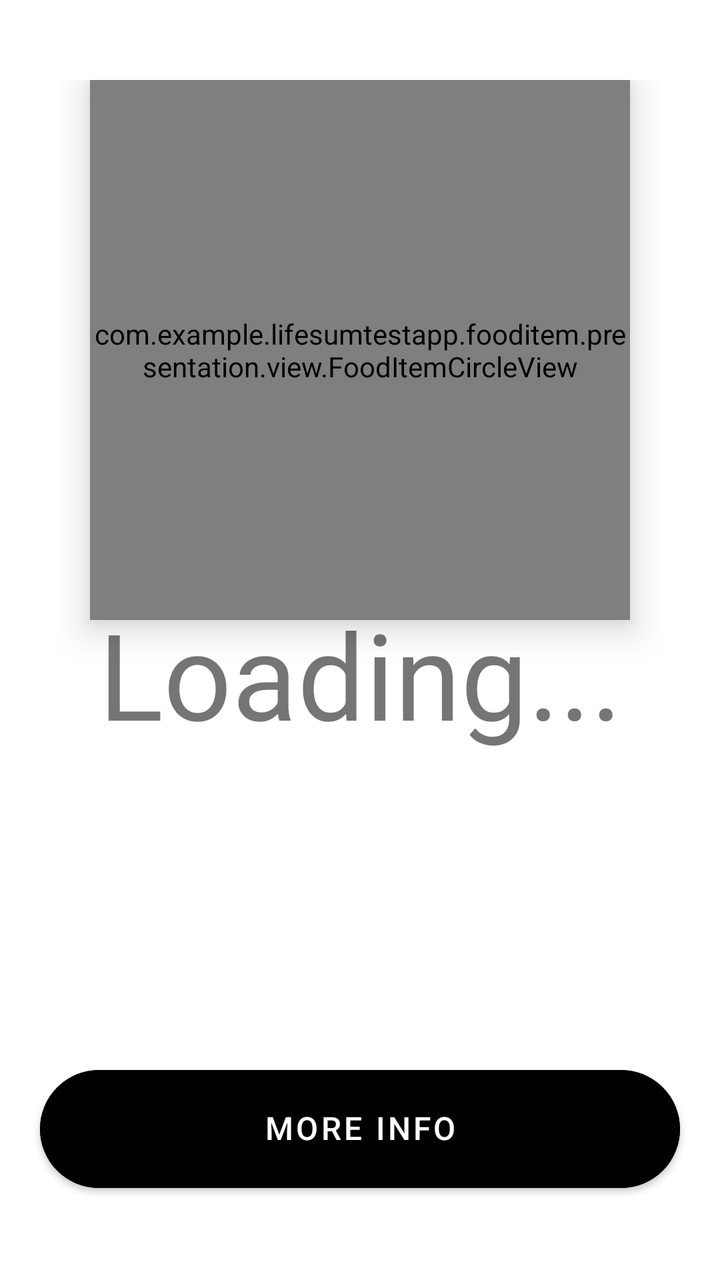
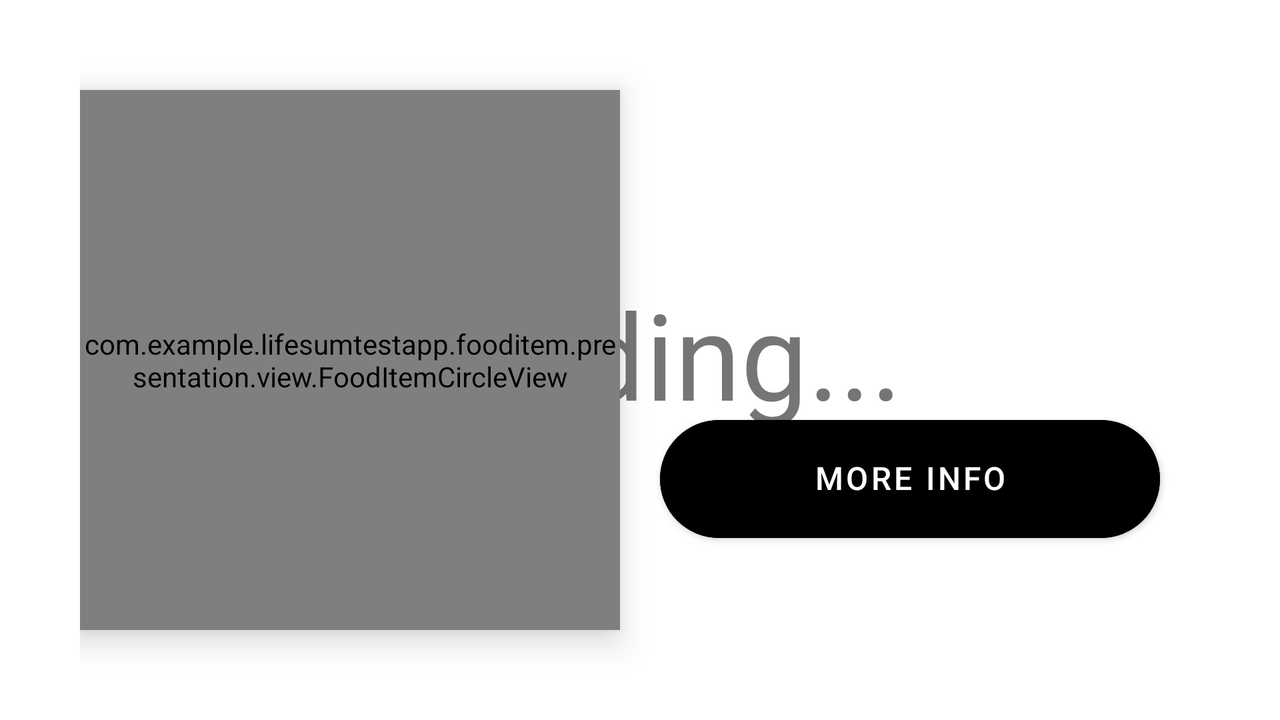

First picture: res/layout/ on a phone held upright. Second picture: the repository's own variant of that layout, on a device whose configuration matches the variant's folder. Source for both follows.
<!-- AndroidManifest.xml: application theme Theme.LifesumTestApp -->
<!-- res/layout/fragment_food_item.xml -->
<?xml version="1.0" encoding="utf-8"?>
<androidx.constraintlayout.widget.ConstraintLayout xmlns:android="http://schemas.android.com/apk/res/android"
    xmlns:app="http://schemas.android.com/apk/res-auto"
    xmlns:tools="http://schemas.android.com/tools"
    android:layout_width="match_parent"
    android:layout_height="match_parent"
    android:paddingTop="40dp"
    tools:context=".fooditem.presentation.FoodItemFragment">

    <com.example.lifesumtestapp.fooditem.presentation.view.FoodItemCircleView
        android:id="@+id/food_item_circle"
        android:layout_width="270dp"
        android:layout_height="270dp"
        android:background="@drawable/food_item_background"
        android:elevation="10dp"
        app:layout_constraintEnd_toEndOf="parent"
        app:layout_constraintStart_toStartOf="parent"
        app:layout_constraintTop_toTopOf="parent" />

    <com.example.lifesumtestapp.fooditem.presentation.view.FoodCompositionItemView
        android:id="@+id/food_composition_carbs"
        android:layout_width="wrap_content"
        android:layout_height="wrap_content"
        android:paddingTop="40dp"
        app:layout_constraintEnd_toStartOf="@id/food_composition_protein"
        app:layout_constraintStart_toStartOf="parent"
        app:layout_constraintTop_toBottomOf="@id/food_item_circle" />

    <com.example.lifesumtestapp.fooditem.presentation.view.FoodCompositionItemView
        android:id="@+id/food_composition_protein"
        android:layout_width="wrap_content"
        android:layout_height="wrap_content"
        android:paddingTop="40dp"
        app:layout_constraintEnd_toStartOf="@id/food_composition_fat"
        app:layout_constraintStart_toEndOf="@id/food_composition_carbs"
        app:layout_constraintTop_toBottomOf="@id/food_item_circle" />

    <com.example.lifesumtestapp.fooditem.presentation.view.FoodCompositionItemView
        android:id="@+id/food_composition_fat"
        android:layout_width="wrap_content"
        android:layout_height="wrap_content"
        android:paddingTop="40dp"
        app:layout_constraintEnd_toEndOf="parent"
        app:layout_constraintStart_toEndOf="@id/food_composition_protein"
        app:layout_constraintTop_toBottomOf="@id/food_item_circle" />

    <com.google.android.material.button.MaterialButton
        android:id="@+id/button_first"
        style="@style/ParagraphP1"
        android:layout_width="0dp"
        android:layout_height="wrap_content"
        android:layout_marginHorizontal="20dp"
        android:layout_marginBottom="40dp"
        android:backgroundTint="@color/black"
        android:elevation="50dp"
        android:padding="20dp"
        android:text="@string/more_info_button"
        app:cornerRadius="40dp"
        app:layout_constraintBottom_toBottomOf="parent"
        app:layout_constraintEnd_toEndOf="parent"
        app:layout_constraintStart_toStartOf="parent" />

    <androidx.constraintlayout.widget.Group
        android:id="@+id/main_content_group"
        android:layout_width="0dp"
        android:layout_height="0dp"
        app:layout_constraintBottom_toBottomOf="parent"
        app:layout_constraintEnd_toEndOf="parent"
        app:layout_constraintStart_toStartOf="parent"
        app:layout_constraintTop_toTopOf="parent"
        android:visibility="visible"
        app:constraint_referenced_ids="button_first, food_composition_carbs, food_composition_fat, food_composition_protein, food_item_circle"/>

    <TextView
        android:id="@+id/error_view"
        style="@style/HeadingH1"
        android:layout_width="0dp"
        android:layout_height="0dp"
        android:background="@color/white"
        android:gravity="center"
        android:text="@string/food_item_error"
        android:textAlignment="center"
        app:layout_constraintBottom_toBottomOf="parent"
        app:layout_constraintEnd_toEndOf="parent"
        app:layout_constraintStart_toStartOf="parent"
        app:layout_constraintTop_toTopOf="parent" />

    <TextView
        android:id="@+id/loading_view"
        style="@style/HeadingH1"
        android:layout_width="0dp"
        android:layout_height="0dp"
        android:background="@color/white"
        android:gravity="center"
        android:text="@string/food_item_loading"
        android:textAlignment="center"
        app:layout_constraintBottom_toBottomOf="parent"
        app:layout_constraintEnd_toEndOf="parent"
        app:layout_constraintStart_toStartOf="parent"
        app:layout_constraintTop_toTopOf="parent" />
</androidx.constraintlayout.widget.ConstraintLayout>
<!-- resources referenced by this layout -->
<resources>
  <color name="black">#FF000000</color>
  <color name="white">#FFFFFFFF</color>
  <!-- drawable food_item_background (drawable) -->
  <?xml version="1.0" encoding="utf-8"?>
  <shape
      xmlns:android="http://schemas.android.com/apk/res/android"
      android:shape="oval">
  
      <gradient
          android:angle="315"
          android:endColor="#FFed5461"
          android:startColor="#FFF3A64E" />
  </shape>
  <string name="food_item_error">Oops, shake your phone to refresh data</string>
  <string name="food_item_loading">Loading...</string>
  <string name="more_info_button">more info</string>
  <style name="HeadingH1" parent="BaseTextStyle">
          <item name="android:textSize">60sp</item>
      </style>
  <style name="ParagraphP1" parent="BaseTextStyle">
          <item name="android:textSize">16sp</item>
      </style>
  <style name="Theme.LifesumTestApp" parent="Theme.MaterialComponents.DayNight.DarkActionBar">
          
          <item name="colorPrimary">@color/purple_500</item>
          <item name="colorPrimaryVariant">@color/purple_700</item>
          <item name="colorOnPrimary">@color/white</item>
          
          <item name="colorSecondary">@color/gray</item>
          <item name="colorSecondaryVariant">@color/teal_700</item>
          <item name="colorOnSecondary">@color/black</item>
          
          <item name="android:statusBarColor" tools:targetApi="l">?attr/colorPrimaryVariant</item>
          
      </style>
  <style name="BaseTextStyle">
          <item name="android:includeFontPadding">false</item>
          <item name="android:hyphenationFrequency">none</item>
      </style>
  <color name="purple_500">#FF6200EE</color>
  <color name="purple_700">#FF3700B3</color>
  <color name="gray">#FF6C6C6C</color>
  <color name="teal_700">#FF018786</color>
</resources>
<!-- res/layout-land/fragment_food_item.xml (the repository's variant of the layout above) -->
<!-- drawn on the phone turned sideways -->
<?xml version="1.0" encoding="utf-8"?>
<androidx.constraintlayout.widget.ConstraintLayout xmlns:android="http://schemas.android.com/apk/res/android"
    xmlns:app="http://schemas.android.com/apk/res-auto"
    xmlns:tools="http://schemas.android.com/tools"
    android:layout_width="match_parent"
    android:layout_height="match_parent"
    android:paddingHorizontal="40dp"
    tools:context=".fooditem.presentation.FoodItemFragment">

    <com.example.lifesumtestapp.fooditem.presentation.view.FoodItemCircleView
        android:id="@+id/food_item_circle"
        android:layout_width="270dp"
        android:layout_height="270dp"
        android:background="@drawable/food_item_background"
        android:elevation="10dp"
        app:layout_constraintBottom_toBottomOf="parent"
        app:layout_constraintStart_toStartOf="parent"
        app:layout_constraintTop_toTopOf="parent" />

    <com.example.lifesumtestapp.fooditem.presentation.view.FoodCompositionItemView
        android:id="@+id/food_composition_carbs"
        android:layout_width="wrap_content"
        android:layout_height="wrap_content"
        android:paddingTop="40dp"
        app:layout_constraintEnd_toStartOf="@id/food_composition_protein"
        app:layout_constraintStart_toEndOf="@id/food_item_circle"
        app:layout_constraintTop_toTopOf="@id/food_item_circle" />

    <com.example.lifesumtestapp.fooditem.presentation.view.FoodCompositionItemView
        android:id="@+id/food_composition_protein"
        android:layout_width="wrap_content"
        android:layout_height="wrap_content"
        android:paddingTop="40dp"
        app:layout_constraintEnd_toStartOf="@id/food_composition_fat"
        app:layout_constraintStart_toEndOf="@id/food_composition_carbs"
        app:layout_constraintTop_toTopOf="@id/food_item_circle" />

    <com.example.lifesumtestapp.fooditem.presentation.view.FoodCompositionItemView
        android:id="@+id/food_composition_fat"
        android:layout_width="wrap_content"
        android:layout_height="wrap_content"
        android:paddingTop="40dp"
        app:layout_constraintEnd_toEndOf="parent"
        app:layout_constraintStart_toEndOf="@id/food_composition_protein"
        app:layout_constraintTop_toTopOf="@id/food_item_circle" />

    <com.google.android.material.button.MaterialButton
        android:id="@+id/button_first"
        style="@style/ParagraphP1"
        android:layout_width="0dp"
        android:layout_height="wrap_content"
        android:layout_marginHorizontal="20dp"
        android:layout_marginBottom="40dp"
        android:backgroundTint="@color/black"
        android:elevation="50dp"
        android:padding="20dp"
        android:text="@string/more_info_button"
        app:cornerRadius="40dp"
        app:layout_constraintBottom_toBottomOf="@id/food_item_circle"
        app:layout_constraintEnd_toEndOf="parent"
        app:layout_constraintStart_toEndOf="@id/food_item_circle" />

    <androidx.constraintlayout.widget.Group
        android:id="@+id/main_content_group"
        android:layout_width="0dp"
        android:layout_height="0dp"
        android:visibility="visible"
        app:constraint_referenced_ids="button_first, food_composition_carbs, food_composition_fat, food_composition_protein, food_item_circle"
        app:layout_constraintBottom_toBottomOf="parent"
        app:layout_constraintEnd_toEndOf="parent"
        app:layout_constraintStart_toStartOf="parent"
        app:layout_constraintTop_toTopOf="parent" />

    <TextView
        android:id="@+id/error_view"
        style="@style/HeadingH1"
        android:layout_width="0dp"
        android:layout_height="0dp"
        android:background="@color/white"
        android:gravity="center"
        android:text="@string/food_item_error"
        android:textAlignment="center"
        app:layout_constraintBottom_toBottomOf="parent"
        app:layout_constraintEnd_toEndOf="parent"
        app:layout_constraintStart_toStartOf="parent"
        app:layout_constraintTop_toTopOf="parent" />

    <TextView
        android:id="@+id/loading_view"
        style="@style/HeadingH1"
        android:layout_width="0dp"
        android:layout_height="0dp"
        android:background="@color/white"
        android:gravity="center"
        android:text="@string/food_item_loading"
        android:textAlignment="center"
        app:layout_constraintBottom_toBottomOf="parent"
        app:layout_constraintEnd_toEndOf="parent"
        app:layout_constraintStart_toStartOf="parent"
        app:layout_constraintTop_toTopOf="parent" />
</androidx.constraintlayout.widget.ConstraintLayout>
